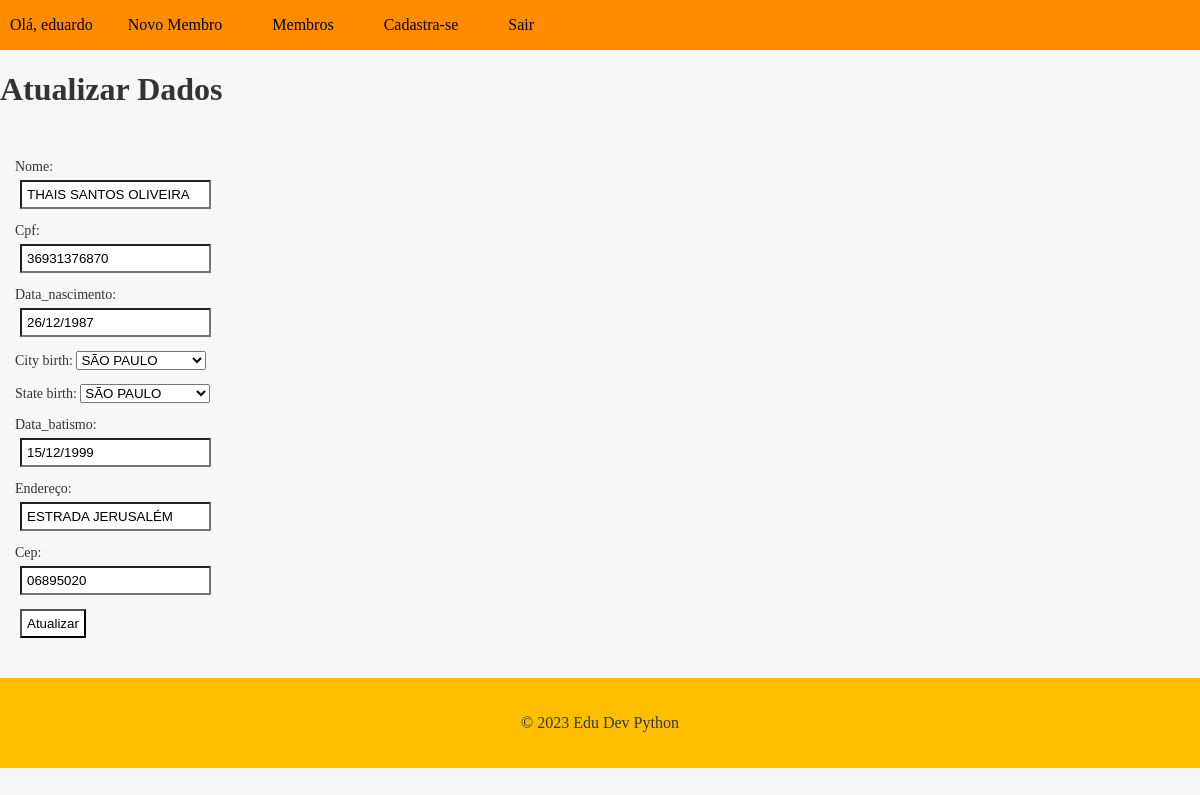
Page /member/31/update (signed in) on the committed database.
### cadmember/models.py (models this page shows, shortened)
class Member(models.Model):
    id = models.AutoField(primary_key=True)
    name = models.CharField(max_length=200, blank=False, null=False, verbose_name='nome')
    cpf = models.CharField(max_length=11, blank=False, null=True, verbose_name="cpf")
    date_birth = models.DateField(null=False, blank=False, verbose_name='data_nascimento',default=" ")
    city_birth = models.ForeignKey(City, on_delete=models.PROTECT, related_name= 'cidade_nascimento', null=True)
    state_birth = models.ForeignKey(State, on_delete=models.PROTECT, related_name= "estado_nascimento", null= True)
    date_baptism = models.DateField(null=False, blank=False, verbose_name='data_batismo')
    address = models.CharField(max_length=200, blank=False, null=False, verbose_name='endereço')
    cep = models.CharField(max_length=8, blank=False, null=False, verbose_name='cep')

### cadmember/views.py (the view)
# urls.py: path('member/<int:pk>/update',MemberUpdateView.as_view(), name='member_update'),
@method_decorator(login_required(login_url='login'), name='dispatch')
class MemberUpdateView(UpdateView):
     model = Member
     form_class = MemberForm
     template_name = 'member_update.html'
     success_url = '/members/'

### cadmember/forms.py (shortened to what this page needs)
class MemberForm(forms.ModelForm):
    class Meta:
        model = Member
        fields = '__all__'

### cadmember/models.py (called while the page is built)
    def __str__(self):
        return self.city

    def __str__(self):
        return self.state

### cadmember/templates/member_update.html (shortened to what this page needs)
{% extends "base.html" %}
{% block content %}
    <h1>Atualizar Dados</h1>
    <form method="post">
        {{ form.as_p }}
        <input type="submit" value="Atualizar">
    </form>
{% endblock content %}

### app/templates/base.html (shortened to what this page needs)
{% load static %}
<!DOCTYPE html>
<html lang="en">
<head>
  <link rel="stylesheet" href="{% static 'css/base.css' %}">
</head>
<body>
  <header>
    <nav>
     <ul>
        {% if user.is_authenticated%}
        <li>Olá, {{user.username }}</li>
        <li><a href="{% url 'new_member' %}">Novo Membro</a></li>
        <li><a href="{% url 'members_list' %}">Membros</a></li>
        <li><a href="{% url 'register' %}">Cadastra-se</a></li>
        {% endif%}
        {% if user.is_authenticated %}
        <li><a href="{% url 'logout' %}">Sair</a></li>
        {% endif %}
      </ul>
    </nav>
  </header>
  <main>
    {% block content %}
    {% endblock %}
  </main>
  <footer>
    <p>&copy; 2023 Edu Dev Python</p>
  </footer>
</body>
</html>

### static/css/base.css (style rules this page uses)
body { background-color: #f7f7f7; color: #333; margin: 0; padding: 0; }
header { background-color: #0096c7; color: #000000; text-align: center; }
footer { background-color: #ffbf00; color: #333; padding: 20px; text-align: center; }
nav { background-color: #ff8c00; color: #000000; height: 50px; display: flex; justify-content: space-between; align-items: center; }
nav ul { list-style: none; margin: 0; padding: 0; display: flex; }
nav ul li { margin: 0 10px; }
nav ul li a { color: #000000; text-decoration: none; font-size: 16px; padding: 15px; transition: all 0.3s ease; }
form { padding: 15px; font-size: 14px; margin-bottom: 20px; margin-top: 5px; border-radius: 4px; transition: all linear 160ms; outline: none; }
input { display: flex; padding: 5px; margin: 5px; flex-direction: column; background-color: #fff; gap: 5px; }

### rows in the picture
Member: name "THAIS SANTOS OLIVEIRA", cpf "36931376870", date_birth "26/12/1987", city_birth "SÃO PAULO", state_birth "SÃO PAULO", date_baptism "15/12/1999", address "ESTRADA JERUSALÉM", cep "06895020"

### other values in the picture
{{ user.username }} "eduardo"
